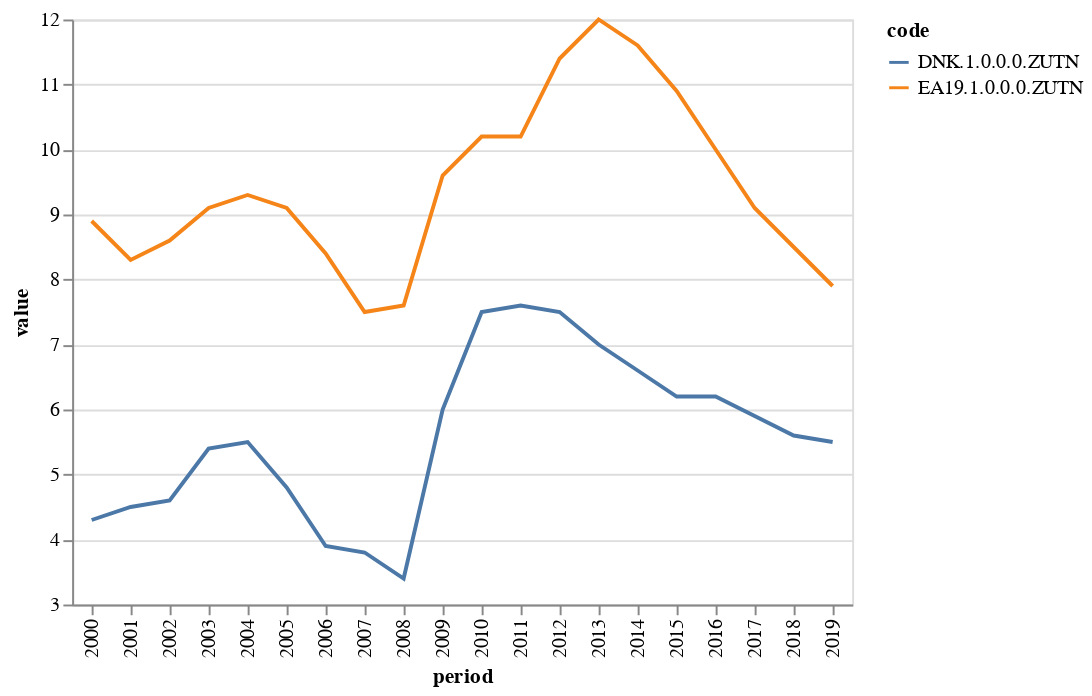

The notebook cell saved with this chart:
### Code cell
range_df = clean_dataframe(df2).query("period >= '2000'")
chart = Chart(range_df).mark_line().encode(
    x='period',
    y=Y('value', scale=Scale(zero=False)),
    color='code',
)
chart

### Figure 1 — Vega-Lite specification as saved in the notebook (floating-point values rounded to 4 significant figures)
{"$schema": "https://vega.github.io/schema/vega-lite/v1.2.1.json", "data": {"values": [{"Country": "Euro area", "Frequency": "Annually", "Unit": "(Percentage of active population)", "code": "EA19.1.0.0.0.ZUTN", "dataset_code": "ZUTN", "dataset_name": "Unemployment rate: total :- Member States: definition EUROSTAT", "freq": "a", "geo": "ea19", "name": "Euro area", "period": "2000", "unit": "percentage-of-active-population", "value": 8.9}, {"Country": "Euro area", "Frequency": "Annually", "Unit": "(Percentage of active population)", "code": "EA19.1.0.0.0.ZUTN", "dataset_code": "ZUTN", "dataset_name": "Unemployment rate: total :- Member States: definition EUROSTAT", "freq": "a", "geo": "ea19", "name": "Euro area", "period": "2001", "unit": "percentage-of-active-population", "value": 8.3}, {"Country": "Euro area", "Frequency": "Annually", "Unit": "(Percentage of active population)", "code": "EA19.1.0.0.0.ZUTN", "dataset_code": "ZUTN", "dataset_name": "Unemployment rate: total :- Member States: definition EUROSTAT", "freq": "a", "geo": "ea19", "name": "Euro area", "period": "2002", "unit": "percentage-of-active-population", "value": 8.6}, {"Country": "Euro area", "Frequency": "Annually", "Unit": "(Percentage of active population)", "code": "EA19.1.0.0.0.ZUTN", "dataset_code": "ZUTN", "dataset_name": "Unemployment rate: total :- Member States: definition EUROSTAT", "freq": "a", "geo": "ea19", "name": "Euro area", "period": "2003", "unit": "percentage-of-active-population", "value": 9.1}, {"Country": "Euro area", "Frequency": "Annually", "Unit": "(Percentage of active population)", "code": "EA19.1.0.0.0.ZUTN", "dataset_code": "ZUTN", "dataset_name": "Unemployment rate: total :- Member States: definition EUROSTAT", "freq": "a", "geo": "ea19", "name": "Euro area", "period": "2004", "unit": "percentage-of-active-population", "value": 9.3}, {"Country": "Euro area", "Frequency": "Annually", "Unit": "(Percentage of active population)", "code": "EA19.1.0.0.0.ZUTN", "dataset_code": "ZUTN", "dataset_name": "Unemployment rate: total :- Member States: definition EUROSTAT", "freq": "a", "geo": "ea19", "name": "Euro area", "period": "2005", "unit": "percentage-of-active-population", "value": 9.1}, {"Country": "Euro area", "Frequency": "Annually", "Unit": "(Percentage of active population)", "code": "EA19.1.0.0.0.ZUTN", "dataset_code": "ZUTN", "dataset_name": "Unemployment rate: total :- Member States: definition EUROSTAT", "freq": "a", "geo": "ea19", "name": "Euro area", "period": "2006", "unit": "percentage-of-active-population", "value": 8.4}, {"Country": "Euro area", "Frequency": "Annually", "Unit": "(Percentage of active population)", "code": "EA19.1.0.0.0.ZUTN", "dataset_code": "ZUTN", "dataset_name": "Unemployment rate: total :- Member States: definition EUROSTAT", "freq": "a", "geo": "ea19", "name": "Euro area", "period": "2007", "unit": "percentage-of-active-population", "value": 7.5}, {"Country": "Euro area", "Frequency": "Annually", "Unit": "(Percentage of active population)", "code": "EA19.1.0.0.0.ZUTN", "dataset_code": "ZUTN", "dataset_name": "Unemployment rate: total :- Member States: definition EUROSTAT", "freq": "a", "geo": "ea19", "name": "Euro area", "period": "2008", "unit": "percentage-of-active-population", "value": 7.6}, {"Country": "Euro area", "Frequency": "Annually", "Unit": "(Percentage of active population)", "code": "EA19.1.0.0.0.ZUTN", "dataset_code": "ZUTN", "dataset_name": "Unemployment rate: total :- Member States: definition EUROSTAT", "freq": "a", "geo": "ea19", "name": "Euro area", "period": "2009", "unit": "percentage-of-active-population", "value": 9.6}, {"Country": "Euro area", "Frequency": "Annually", "Unit": "(Percentage of active population)", "code": "EA19.1.0.0.0.ZUTN", "dataset_code": "ZUTN", "dataset_name": "Unemployment rate: total :- Member States: definition EUROSTAT", "freq": "a", "geo": "ea19", "name": "Euro area", "period": "2010", "unit": "percentage-of-active-population", "value": 10.2}, {"Country": "Euro area", "Frequency": "Annually", "Unit": "(Percentage of active population)", "code": "EA19.1.0.0.0.ZUTN", "dataset_code": "ZUTN", "dataset_name": "Unemployment rate: total :- Member States: definition EUROSTAT", "freq": "a", "geo": "ea19", "name": "Euro area", "period": "2011", "unit": "percentage-of-active-population", "value": 10.2}, {"Country": "Euro area", "Frequency": "Annually", "Unit": "(Percentage of active population)", "code": "EA19.1.0.0.0.ZUTN", "dataset_code": "ZUTN", "dataset_name": "Unemployment rate: total :- Member States: definition EUROSTAT", "freq": "a", "geo": "ea19", "name": "Euro area", "period": "2012", "unit": "percentage-of-active-population", "value": 11.4}, {"Country": "Euro area", "Frequency": "Annually", "Unit": "(Percentage of active population)", "code": "EA19.1.0.0.0.ZUTN", "dataset_code": "ZUTN", "dataset_name": "Unemployment rate: total :- Member States: definition EUROSTAT", "freq": "a", "geo": "ea19", "name": "Euro area", "period": "2013", "unit": "percentage-of-active-population", "value": 12}, {"Country": "Euro area", "Frequency": "Annually", "Unit": "(Percentage of active population)", "code": "EA19.1.0.0.0.ZUTN", "dataset_code": "ZUTN", "dataset_name": "Unemployment rate: total :- Member States: definition EUROSTAT", "freq": "a", "geo": "ea19", "name": "Euro area", "period": "2014", "unit": "percentage-of-active-population", "value": 11.6}, {"Country": "Euro area", "Frequency": "Annually", "Unit": "(Percentage of active population)", "code": "EA19.1.0.0.0.ZUTN", "dataset_code": "ZUTN", "dataset_name": "Unemployment rate: total :- Member States: definition EUROSTAT", "freq": "a", "geo": "ea19", "name": "Euro area", "period": "2015", "unit": "percentage-of-active-population", "value": 10.9}, {"Country": "Euro area", "Frequency": "Annually", "Unit": "(Percentage of active population)", "code": "EA19.1.0.0.0.ZUTN", "dataset_code": "ZUTN", "dataset_name": "Unemployment rate: total :- Member States: definition EUROSTAT", "freq": "a", "geo": "ea19", "name": "Euro area", "period": "2016", "unit": "percentage-of-active-population", "value": 10}, {"Country": "Euro area", "Frequency": "Annually", "Unit": "(Percentage of active population)", "code": "EA19.1.0.0.0.ZUTN", "dataset_code": "ZUTN", "dataset_name": "Unemployment rate: total :- Member States: definition EUROSTAT", "freq": "a", "geo": "ea19", "name": "Euro area", "period": "2017", "unit": "percentage-of-active-population", "value": 9.1}, {"Country": "Euro area", "Frequency": "Annually", "Unit": "(Percentage of active population)", "code": "EA19.1.0.0.0.ZUTN", "dataset_code": "ZUTN", "dataset_name": "Unemployment rate: total :- Member States: definition EUROSTAT", "freq": "a", "geo": "ea19", "name": "Euro area", "period": "2018", "unit": "percentage-of-active-population", "value": 8.5}, {"Country": "Euro area", "Frequency": "Annually", "Unit": "(Percentage of active population)", "code": "EA19.1.0.0.0.ZUTN", "dataset_code": "ZUTN", "dataset_name": "Unemployment rate: total :- Member States: definition EUROSTAT", "freq": "a", "geo": "ea19", "name": "Euro area", "period": "2019", "unit": "percentage-of-active-population", "value": 7.9}, {"Country": "Denmark", "Frequency": "Annually", "Unit": "(Percentage of active population)", "code": "DNK.1.0.0.0.ZUTN", "dataset_code": "ZUTN", "dataset_name": "Unemployment rate: total :- Member States: definition EUROSTAT", "freq": "a", "geo": "dnk", "name": "Denmark", "period": "2000", "unit": "percentage-of-active-population", "value": 4.3}, {"Country": "Denmark", "Frequency": "Annually", "Unit": "(Percentage of active population)", "code": "DNK.1.0.0.0.ZUTN", "dataset_code": "ZUTN", "dataset_name": "Unemployment rate: total :- Member States: definition EUROSTAT", "freq": "a", "geo": "dnk", "name": "Denmark", "period": "2001", "unit": "percentage-of-active-population", "value": 4.5}, {"Country": "Denmark", "Frequency": "Annually", "Unit": "(Percentage of active population)", "code": "DNK.1.0.0.0.ZUTN", "dataset_code": "ZUTN", "dataset_name": "Unemployment rate: total :- Member States: definition EUROSTAT", "freq": "a", "geo": "dnk", "name": "Denmark", "period": "2002", "unit": "percentage-of-active-population", "value": 4.6}, {"Country": "Denmark", "Frequency": "Annually", "Unit": "(Percentage of active population)", "code": "DNK.1.0.0.0.ZUTN", "dataset_code": "ZUTN", "dataset_name": "Unemployment rate: total :- Member States: definition EUROSTAT", "freq": "a", "geo": "dnk", "name": "Denmark", "period": "2003", "unit": "percentage-of-active-population", "value": 5.4}, {"Country": "Denmark", "Frequency": "Annually", "Unit": "(Percentage of active population)", "code": "DNK.1.0.0.0.ZUTN", "dataset_code": "ZUTN", "dataset_name": "Unemployment rate: total :- Member States: definition EUROSTAT", "freq": "a", "geo": "dnk", "name": "Denmark", "period": "2004", "unit": "percentage-of-active-population", "value": 5.5}, {"Country": "Denmark", "Frequency": "Annually", "Unit": "(Percentage of active population)", "code": "DNK.1.0.0.0.ZUTN", "dataset_code": "ZUTN", "dataset_name": "Unemployment rate: total :- Member States: definition EUROSTAT", "freq": "a", "geo": "dnk", "name": "Denmark", "period": "2005", "unit": "percentage-of-active-population", "value": 4.8}, {"Country": "Denmark", "Frequency": "Annually", "Unit": "(Percentage of active population)", "code": "DNK.1.0.0.0.ZUTN", "dataset_code": "ZUTN", "dataset_name": "Unemployment rate: total :- Member States: definition EUROSTAT", "freq": "a", "geo": "dnk", "name": "Denmark", "period": "2006", "unit": "percentage-of-active-population", "value": 3.9}, {"Country": "Denmark", "Frequency": "Annually", "Unit": "(Percentage of active population)", "code": "DNK.1.0.0.0.ZUTN", "dataset_code": "ZUTN", "dataset_name": "Unemployment rate: total :- Member States: definition EUROSTAT", "freq": "a", "geo": "dnk", "name": "Denmark", "period": "2007", "unit": "percentage-of-active-population", "value": 3.8}, {"Country": "Denmark", "Frequency": "Annually", "Unit": "(Percentage of active population)", "code": "DNK.1.0.0.0.ZUTN", "dataset_code": "ZUTN", "dataset_name": "Unemployment rate: total :- Member States: definition EUROSTAT", "freq": "a", "geo": "dnk", "name": "Denmark", "period": "2008", "unit": "percentage-of-active-population", "value": 3.4}, {"Country": "Denmark", "Frequency": "Annually", "Unit": "(Percentage of active population)", "code": "DNK.1.0.0.0.ZUTN", "dataset_code": "ZUTN", "dataset_name": "Unemployment rate: total :- Member States: definition EUROSTAT", "freq": "a", "geo": "dnk", "name": "Denmark", "period": "2009", "unit": "percentage-of-active-population", "value": 6}, {"Country": "Denmark", "Frequency": "Annually", "Unit": "(Percentage of active population)", "code": "DNK.1.0.0.0.ZUTN", "dataset_code": "ZUTN", "dataset_name": "Unemployment rate: total :- Member States: definition EUROSTAT", "freq": "a", "geo": "dnk", "name": "Denmark", "period": "2010", "unit": "percentage-of-active-population", "value": 7.5}, {"Country": "Denmark", "Frequency": "Annually", "Unit": "(Percentage of active population)", "code": "DNK.1.0.0.0.ZUTN", "dataset_code": "ZUTN", "dataset_name": "Unemployment rate: total :- Member States: definition EUROSTAT", "freq": "a", "geo": "dnk", "name": "Denmark", "period": "2011", "unit": "percentage-of-active-population", "value": 7.6}, {"Country": "Denmark", "Frequency": "Annually", "Unit": "(Percentage of active population)", "code": "DNK.1.0.0.0.ZUTN", "dataset_code": "ZUTN", "dataset_name": "Unemployment rate: total :- Member States: definition EUROSTAT", "freq": "a", "geo": "dnk", "name": "Denmark", "period": "2012", "unit": "percentage-of-active-population", "value": 7.5}, {"Country": "Denmark", "Frequency": "Annually", "Unit": "(Percentage of active population)", "code": "DNK.1.0.0.0.ZUTN", "dataset_code": "ZUTN", "dataset_name": "Unemployment rate: total :- Member States: definition EUROSTAT", "freq": "a", "geo": "dnk", "name": "Denmark", "period": "2013", "unit": "percentage-of-active-population", "value": 7}, {"Country": "Denmark", "Frequency": "Annually", "Unit": "(Percentage of active population)", "code": "DNK.1.0.0.0.ZUTN", "dataset_code": "ZUTN", "dataset_name": "Unemployment rate: total :- Member States: definition EUROSTAT", "freq": "a", "geo": "dnk", "name": "Denmark", "period": "2014", "unit": "percentage-of-active-population", "value": 6.6}, {"Country": "Denmark", "Frequency": "Annually", "Unit": "(Percentage of active population)", "code": "DNK.1.0.0.0.ZUTN", "dataset_code": "ZUTN", "dataset_name": "Unemployment rate: total :- Member States: definition EUROSTAT", "freq": "a", "geo": "dnk", "name": "Denmark", "period": "2015", "unit": "percentage-of-active-population", "value": 6.2}, {"Country": "Denmark", "Frequency": "Annually", "Unit": "(Percentage of active population)", "code": "DNK.1.0.0.0.ZUTN", "dataset_code": "ZUTN", "dataset_name": "Unemployment rate: total :- Member States: definition EUROSTAT", "freq": "a", "geo": "dnk", "name": "Denmark", "period": "2016", "unit": "percentage-of-active-population", "value": 6.2}, {"Country": "Denmark", "Frequency": "Annually", "Unit": "(Percentage of active population)", "code": "DNK.1.0.0.0.ZUTN", "dataset_code": "ZUTN", "dataset_name": "Unemployment rate: total :- Member States: definition EUROSTAT", "freq": "a", "geo": "dnk", "name": "Denmark", "period": "2017", "unit": "percentage-of-active-population", "value": 5.9}, {"Country": "Denmark", "Frequency": "Annually", "Unit": "(Percentage of active population)", "code": "DNK.1.0.0.0.ZUTN", "dataset_code": "ZUTN", "dataset_name": "Unemployment rate: total :- Member States: definition EUROSTAT", "freq": "a", "geo": "dnk", "name": "Denmark", "period": "2018", "unit": "percentage-of-active-population", "value": 5.6}, {"Country": "Denmark", "Frequency": "Annually", "Unit": "(Percentage of active population)", "code": "DNK.1.0.0.0.ZUTN", "dataset_code": "ZUTN", "dataset_name": "Unemployment rate: total :- Member States: definition EUROSTAT", "freq": "a", "geo": "dnk", "name": "Denmark", "period": "2019", "unit": "percentage-of-active-population", "value": 5.5}]}, "encoding": {"color": {"field": "code", "type": "nominal"}, "x": {"field": "period", "type": "nominal"}, "y": {"field": "value", "scale": {"zero": false}, "type": "quantitative"}}, "mark": "line"}
